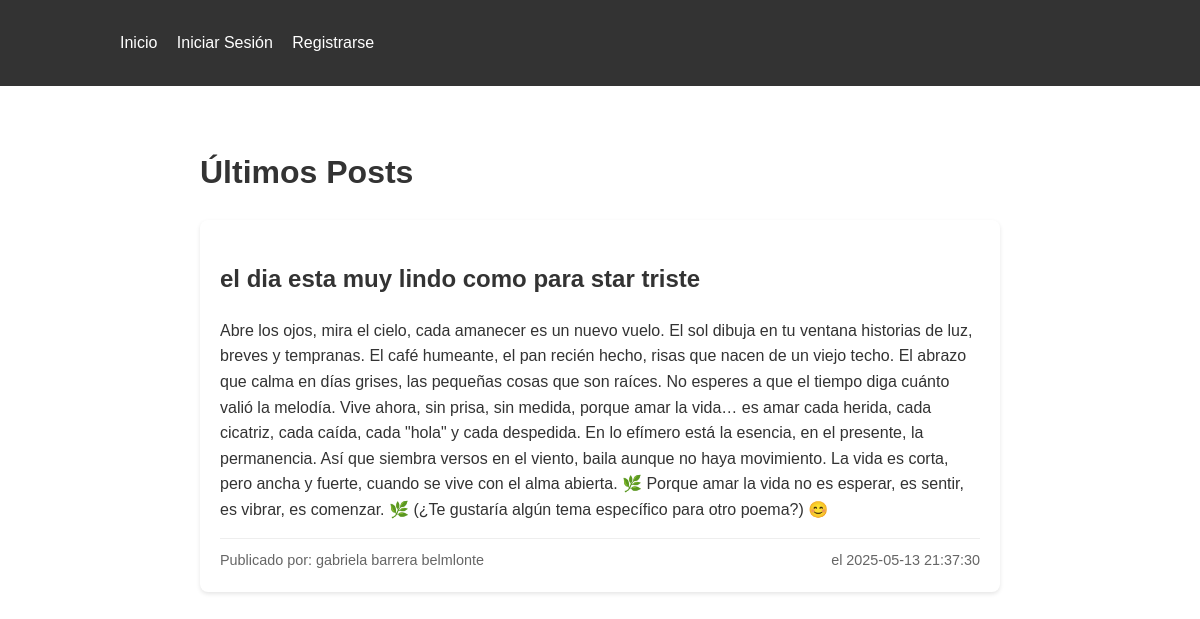
The page / on the database its author committed.
### tables this page shows
CREATE TABLE posts (
        id INTEGER PRIMARY KEY AUTOINCREMENT,
        title TEXT NOT NULL,
        content TEXT NOT NULL,
        user_id INTEGER NOT NULL,
        created_at TEXT NOT NULL,
        FOREIGN KEY (user_id) REFERENCES users (id)
    );

CREATE TABLE users (
        id INTEGER PRIMARY KEY AUTOINCREMENT,
        username TEXT UNIQUE NOT NULL,
        password_hash TEXT NOT NULL,
        created_at TEXT NOT NULL
    );

### app.py (the view)
@app.route('/')
def index():
    conn = get_db_connection()
    posts = conn.execute("""
        SELECT posts.id, posts.title, posts.content, posts.created_at,
               users.username as author
        FROM posts
        JOIN users ON posts.user_id = users.id
        ORDER BY posts.created_at DESC
    """).fetchall()
    conn.close()
    return render_template('index.html', posts=posts)

### app.py (called while the page is built)
def get_db_connection():
    conn = sqlite3.connect('blog.db')
    conn.row_factory = sqlite3.Row
    return conn

### templates/index.html (shortened to what this page needs)
{% extends "base.html" %}
{% block content %}
<div class="posts-container">
    <h1>Últimos Posts</h1>
    {% if posts %}
        {% for post in posts %}
            <div class="post-card">
                <h2>{{ post['title'] }}</h2>
                <div class="post-content">{{ post['content'] }}</div>
                <div class="post-meta">
                    <span class="author">Publicado por: {{ post['author'] }}</span>
                    <span class="date">el {{ post['created_at'] }}</span>
                </div>
            </div>
        {% endfor %}
    {% endif %}
</div>
{% endblock %}

### templates/base.html (shortened to what this page needs)
<!DOCTYPE html>
<html lang="es">
<head>
    <link rel="stylesheet" href="{{ url_for('static', filename='style.css') }}">
</head>
<body>
    <nav>
        <div class="container">
            <a href="{{ url_for('index') }}">Inicio</a>
            {% if 'user_id' in session %}
                <a href="{{ url_for('dashboard') }}">Dashboard</a>
                <a href="{{ url_for('logout') }}">Cerrar Sesión ({{ session['username'] }})</a>
            {% else %}
                <a href="{{ url_for('login') }}">Iniciar Sesión</a>
                <a href="{{ url_for('register') }}">Registrarse</a>
            {% endif %}
        </div>
    </nav>
    <div class="container">
        {% block content %}{% endblock %}
    </div>
</body>
</html>

### static/style.css (style rules this page uses)
body { font-family: Arial, sans-serif; line-height: 1.6; margin: 0; padding: 0; color: #333; }
.container { width: 80%; margin: 0 auto; padding: 20px; }
nav { background: #333; color: white; padding: 10px 0; }
nav a { color: white; margin-right: 15px; text-decoration: none; }
.post-meta { font-size: 0.9em; color: #666; margin-top: 10px; }
.posts-container { max-width: 800px; margin: 0 auto; padding: 20px; }
.post-card { background: #fff; border-radius: 8px; padding: 20px; margin-bottom: 20px; box-shadow: 0 2px 4px rgba(0,0,0,0.1); }
.post-content { margin: 15px 0; line-height: 1.6; }
.post-meta { display: flex; justify-content: space-between; color: #666; font-size: 0.9em; border-top: 1px solid #eee; padding-top: 10px; }

### rows shown on the page
posts: title "el dia esta muy lindo como para star triste", content "Abre los ojos, mira el cielo, cada amanecer es un nuevo vuelo. El sol dibuja en tu ventana historias de luz, breves y tempranas. El café humeante, el pan recién hecho, risas que nacen de un viejo techo. El abrazo que calma en días grises, las pequeñas cosas que son raíces. No esperes a que el tiempo diga cuánto valió la melodía. Vive ahora, sin prisa, sin medida, porque amar la vida… es amar cada herida, cada cicatriz, cada caída, cada \"hola\" y cada despedida. En lo efímero está la esencia, en el presente, la permanencia. Así que siembra versos en el viento, baila aunque no haya movimiento. La vida es corta, pero ancha y fuerte, cuando se vive con el alma abierta. 🌿 Porque amar la vida no…", author "gabriela barrera belmlonte", created_at "2025-05-13 21:37:30"
